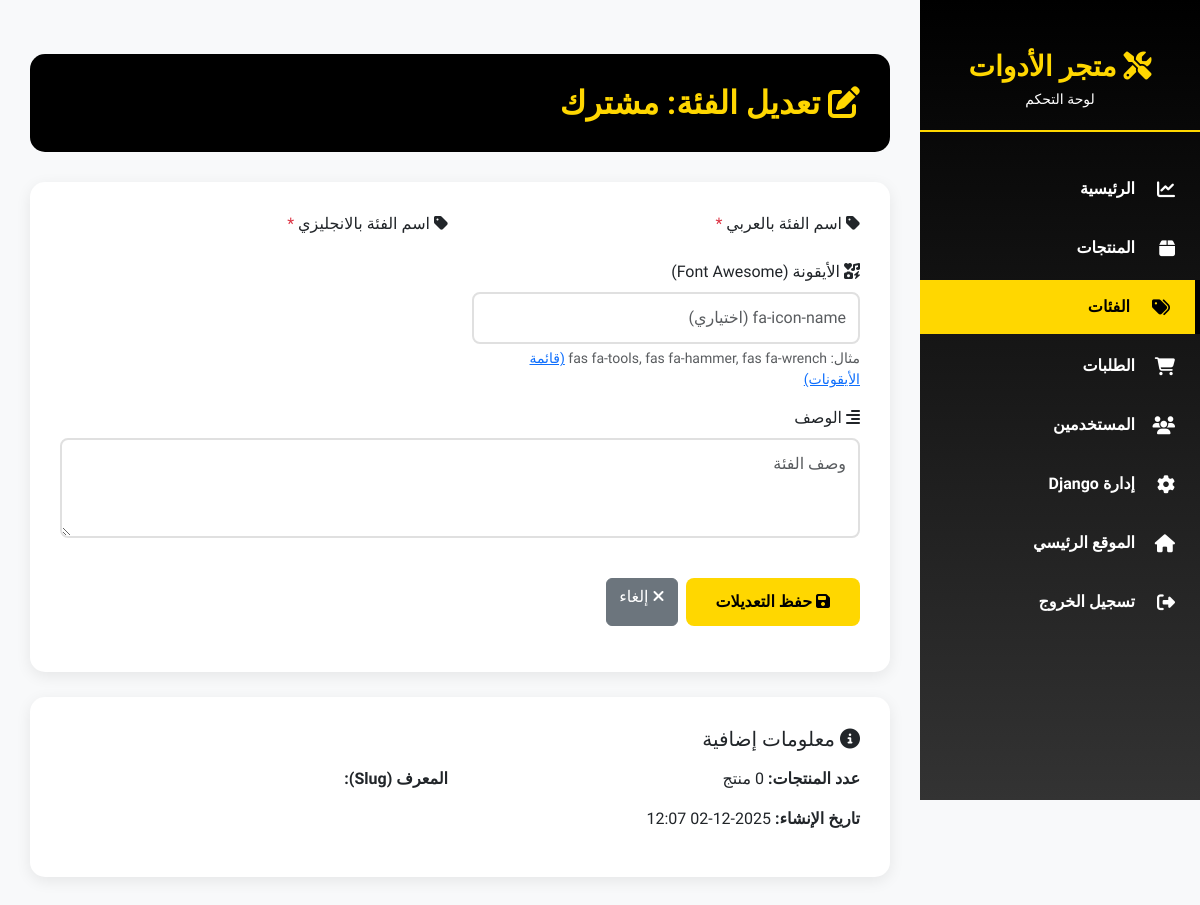
The app's page /admin-panel/categories/edit/1/ (signed in), older data.
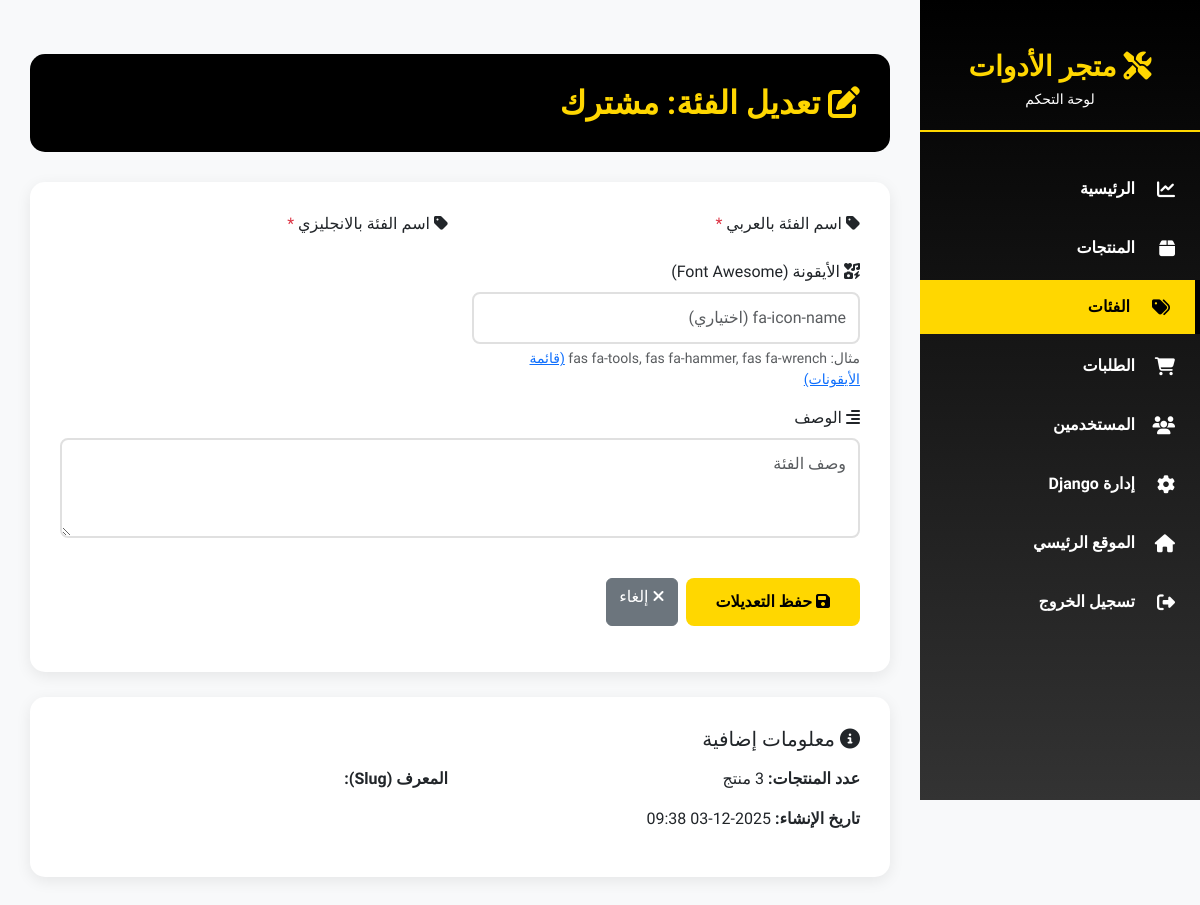
The same page, newer data.
### products/models.py (models this page shows, shortened)
class Category(models.Model):
    name = models.CharField('اسم الفئة', max_length=100 , db_index=True)
    slug = models.SlugField(blank=True, null=True, unique=True, db_index=True)
    description = models.TextField('الوصف', max_length=500, blank=True)
    icon = models.CharField('أيقونة', max_length=50, blank=True, help_text='Font Awesome icon class')
    created_at = models.DateTimeField(default=timezone.now, db_index=True)
    class Meta:
        ordering = ['name']
        verbose_name = 'Category'
        verbose_name_plural = 'Categories'

### admin_panel/views.py (the view)
# urls.py: path('categories/edit/<int:pk>/', views.admin_category_edit, name='category-edit'),
@admin_required
def admin_category_edit(request, pk):
    category = get_object_or_404(Category, pk=pk)
    if request.method == 'POST':
        form = CategoryForm(request.POST, instance=category)
        if form.is_valid():
            category = form.save()
            messages.success(request, f'✅ تم تحديث الفئة "{category.name}" بنجاح.')
            return redirect('admin_panel:categories-list')
    else:
        form = CategoryForm(instance=category)
    context = {
        'form': form,
        'category': category,
        'action': 'edit',
    }
    return render(request, 'admin_panel/category_form.html', context)

### admin_panel/forms.py (shortened to what this page needs)
class CategoryForm(forms.ModelForm):
    class Meta:
        model = Category
        fields = ['name_ar', 'name_en', 'description', 'icon']
        widgets = {
            'name_ar': forms.TextInput(attrs={'class': 'form-control', 'placeholder': 'اسم الفئة بالعربية'}),
            'name_en': forms.TextInput(attrs={'class': 'form-control', 'placeholder': 'اسم الفئة بالإنجليزية'}),
            'description': forms.Textarea(attrs={'class': 'form-control', 'placeholder': 'وصف الفئة', 'rows': 3}),
            'icon': forms.TextInput(attrs={'class': 'form-control', 'placeholder': 'fa-icon-name (اختياري)'}),
        }

### accounts/custom_context_processor.py (called while the page is built)
def custom_user_context(request):
    if request.user.is_authenticated:
        user = request.user
        return {
            'user': user,
        }
    return {}

### orders/cart_context_processor.py (called while the page is built, shortened)
def get_cart_data(request):
    if request.user.is_authenticated:
        cart, created = Cart.objects.get_or_create(user=request.user, status='Inprogress')
        cart_detail = CartDetail.objects.filter(cart=cart)
        return {
            'cart_data': cart,
            'cart_detail_data': cart_detail,
        }

### admin_panel/templates/admin_panel/category_form.html (shortened to what this page needs)
{% extends 'admin_panel/base.html' %}
{% load i18n %}
{% block content %}
<div class="page-header">
    <h1>
        <i class="fas fa-{% if action == 'add' %}plus{% else %}edit{% endif %}"></i>
        {% if action == 'add' %}
            إضافة فئة جديدة
        {% else %}
            تعديل الفئة: {{ category.name }}
        {% endif %}
    </h1>
</div>
<div class="content-card">
    <form method="post" enctype="multipart/form-data">
        <div class="row">
            <div class="col-md-6 mb-3">
                <label for="{{ form.name.id_for_label }}" class="form-label">
                    <i class="fas fa-tag"></i>
                    {% trans "اسم الفئة بالعربي" %}
                    <span class="text-danger">*</span>
                </label>
            </div>
            <div class="col-md-6 mb-3">
                <label for="{{ form.name.id_for_label }}" class="form-label">
                    <i class="fas fa-tag"></i>
                    {% trans "اسم الفئة بالانجليزي" %}
                    <span class="text-danger">*</span>
                </label>
            </div>
            <div class="col-md-6 mb-3">
                <label for="{{ form.icon.id_for_label }}" class="form-label">
                    <i class="fas fa-icons"></i>
                    {% trans "الأيقونة (Font Awesome)" %}
                </label>
                {{ form.icon }}
                <small class="text-muted d-block mt-1">
                    {% trans "مثال: fas fa-tools, fas fa-hammer, fas fa-wrench" %}
                    <a href="https://fontawesome.com/icons" target="_blank">
                        {% trans "(قائمة الأيقونات)" %}
                    </a>
                </small>
            </div>
            <div class="col-12 mb-3">
                <label for="{{ form.description.id_for_label }}" class="form-label">
                    <i class="fas fa-align-right"></i>
                    {% trans "الوصف" %}
                </label>
                {{ form.description }}
            </div>
        </div>
        <div class="d-flex gap-2 mt-4">
            <button type="submit" class="btn btn-admin-primary">
                <i class="fas fa-save"></i>
                {% if action == 'add' %}إضافة الفئة{% else %}حفظ التعديلات{% endif %}
            </button>
            <a href="{% url 'admin_panel:categories-list' %}" class="btn btn-secondary">
                <i class="fas fa-times"></i>
                {% trans "إلغاء" %}
            </a>
        </div>
    </form>
</div>
{% if action == 'edit' and category %}
<div class="content-card mt-4">
    <h5>
        <i class="fas fa-info-circle"></i>
        {% trans "معلومات إضافية" %}
    </h5>
    <div class="row mt-3">
        <div class="col-md-6">
            <p>
                <strong>{% trans "عدد المنتجات:" %}</strong>
                {{ category.products.count }} منتج
            </p>
            <p>
                <strong>{% trans "تاريخ الإنشاء:" %}</strong>
                {{ category.created_at|date:"Y-m-d H:i" }}
            </p>
        </div>
        <div class="col-md-6">
            <p>
                <strong>{% trans "المعرف (Slug):" %}</strong>
            </p>
        </div>
    </div>
</div>
{% endif %}
{% endblock %}

Row changes from the older to the newer data that the page shows:
changed Category "مشترك": created_at "2025-12-02 12:07" → "2025-12-03 09:38"
